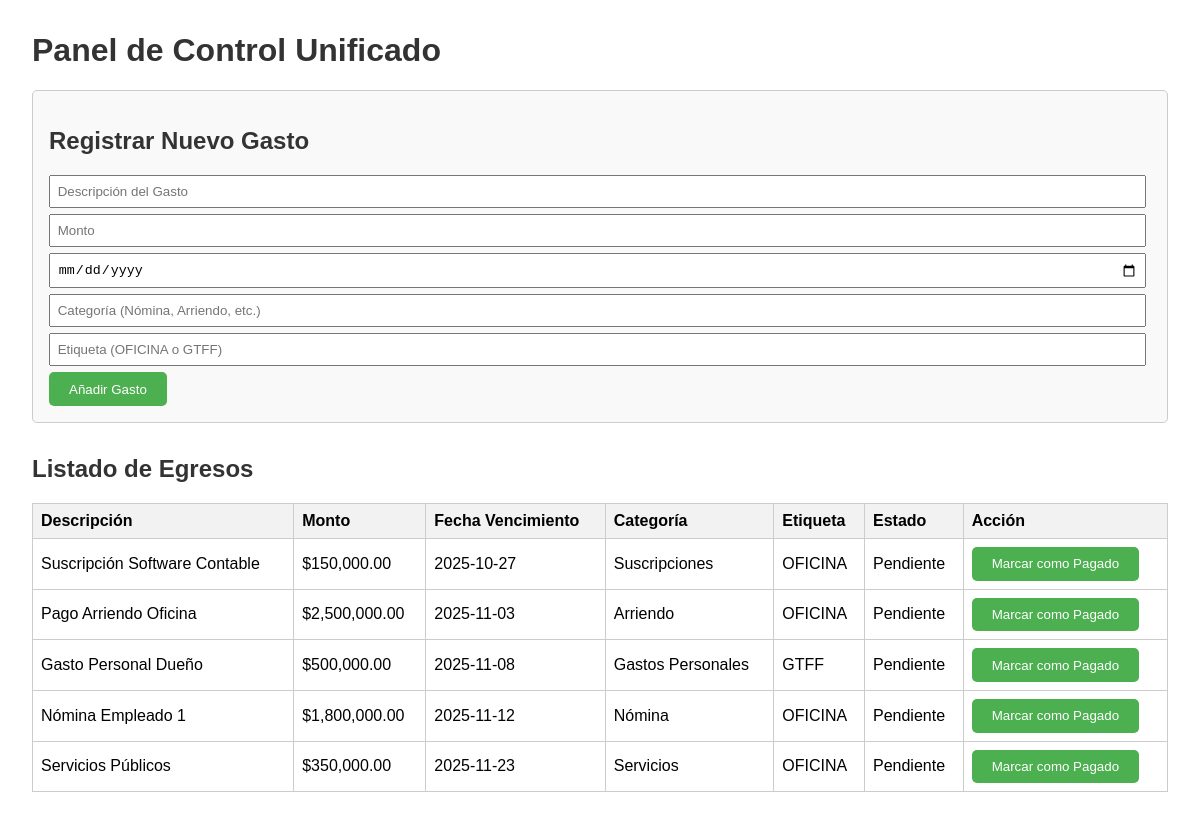
The page /gastos on the database its author committed.
### tables this page shows
CREATE TABLE Egresos (
            id INTEGER PRIMARY KEY AUTOINCREMENT,
            descripcion TEXT NOT NULL,
            monto REAL NOT NULL,
            fecha_vencimiento DATE,
            categoria TEXT,
            etiqueta TEXT, -- OFICINA o GTFF
            estado TEXT DEFAULT 'Pendiente' -- Pendiente, Pagado
        );

### MODULOS/panel_control/app.py (the view)
@app.route('/gastos')
def gestion_gastos():
    conn = get_db()
    gastos = conn.execute('SELECT * FROM Egresos ORDER BY fecha_vencimiento ASC').fetchall()
    conn.close()
    return render_template('gastos.html', gastos=gastos)

### MODULOS/panel_control/app.py (called while the page is built)
def get_db():
    conn = sqlite3.connect(DATABASE)
    conn.row_factory = sqlite3.Row # Permite acceder a las columnas por nombre
    return conn

### MODULOS/panel_control/templates/gastos.html (shortened to what this page needs)
<!DOCTYPE html>
<html lang="es">
<head>
</head>
<body>
    <h1>Panel de Control Unificado</h1>
    <div class="form-gasto">
        <h2>Registrar Nuevo Gasto</h2>
        <form action="/gasto" method="post">
            <input type="text" name="descripcion" placeholder="Descripción del Gasto" required><br>
            <input type="number" name="monto" placeholder="Monto" step="0.01" required><br>
            <input type="date" name="fecha_vencimiento" required><br>
            <input type="text" name="categoria" placeholder="Categoría (Nómina, Arriendo, etc.)" required><br>
            <input type="text" name="etiqueta" placeholder="Etiqueta (OFICINA o GTFF)" required><br>
            <button type="submit" class="btn">Añadir Gasto</button>
        </form>
    </div>
    <h2>Listado de Egresos</h2>
    <table>
        <thead>
            <tr>
                <th>Descripción</th>
                <th>Monto</th>
                <th>Fecha Vencimiento</th>
                <th>Categoría</th>
                <th>Etiqueta</th>
                <th>Estado</th>
                <th>Acción</th>
            </tr>
        </thead>
        <tbody>
            {% for gasto in gastos %}
            <tr>
                <td>{{ gasto.descripcion }}</td>
                <td>${{ "{:,.2f}".format(gasto.monto) }}</td>
                <td>{{ gasto.fecha_vencimiento }}</td>
                <td>{{ gasto.categoria }}</td>
                <td>{{ gasto.etiqueta }}</td>
                <td>{{ gasto.estado }}</td>
                <td>
                    {% if gasto.estado == 'Pendiente' %}
                    <form action="/gasto/pagar/{{ gasto.id }}" method="post">
                        <button type="submit" class="btn">Marcar como Pagado</button>
                    </form>
                    {% endif %}
                </td>
            </tr>
            {% endfor %}
        </tbody>
    </table>
</body>
</html>

### MODULOS/panel_control/templates/gastos.html (style rules this page uses)
body { font-family: sans-serif; margin: 2em; }
h1, h2 { color: #333; }
table { width: 100%; border-collapse: collapse; margin-top: 1em; }
th, td { border: 1px solid #ccc; padding: 0.5em; text-align: left; }
th { background-color: #f2f2f2; }
.form-gasto { background-color: #f9f9f9; padding: 1em; border: 1px solid #ccc; border-radius: 5px; margin-bottom: 2em; }
.form-gasto input { margin-bottom: 0.5em; padding: 0.5em; width: 98%; }
.btn { background-color: #4CAF50; color: white; padding: 0.7em 1.5em; border: none; cursor: pointer; border-radius: 5px; }

### rows shown on the page
Egresos: descripcion "Suscripción Software Contable", monto "150,000.00", fecha_vencimiento "2025-10-27", categoria "Suscripciones", etiqueta "OFICINA", estado "Pendiente"
Egresos: descripcion "Pago Arriendo Oficina", monto "2,500,000.00", fecha_vencimiento "2025-11-03", categoria "Arriendo", etiqueta "OFICINA", estado "Pendiente"
Egresos: descripcion "Gasto Personal Dueño", monto "500,000.00", fecha_vencimiento "2025-11-08", categoria "Gastos Personales", etiqueta "GTFF", estado "Pendiente"
Egresos: descripcion "Nómina Empleado 1", monto "1,800,000.00", fecha_vencimiento "2025-11-12", categoria "Nómina", etiqueta "OFICINA", estado "Pendiente"
Egresos: descripcion "Servicios Públicos", monto "350,000.00", fecha_vencimiento "2025-11-23", categoria "Servicios", etiqueta "OFICINA", estado "Pendiente"
